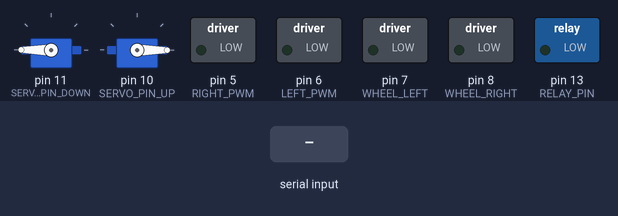
Bench run of a sketch on a simulated Arduino Uno, built with avr-gcc and run on an emulated ATmega328P. Parts: 2 × servo, switched loads named in the sketch (green lamp = pin HIGH). The test bench sets the inputs (shaded band). What the sketch prints to the serial monitor is not drawn.

Above: at 1.2 s.
1.3 s: "c" received over the second serial link
At 2.0 s:
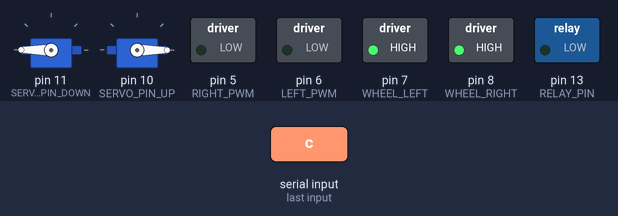
3.0 s: "d" received over the second serial link
At 3.1 s:
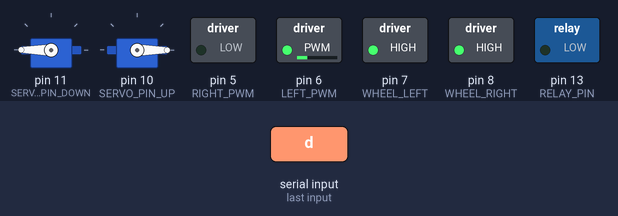
4.7 s: "o" received over the second serial link
At 5.3 s:
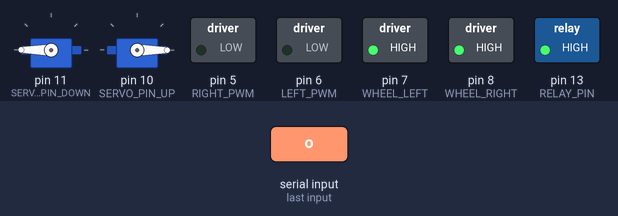
6.2 s: "g" received over the second serial link
At 6.9 s:
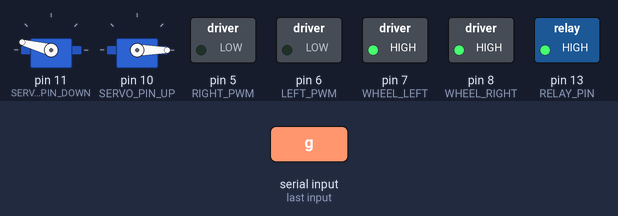
7.7 s: "f" received over the second serial link
At 7.8 s:
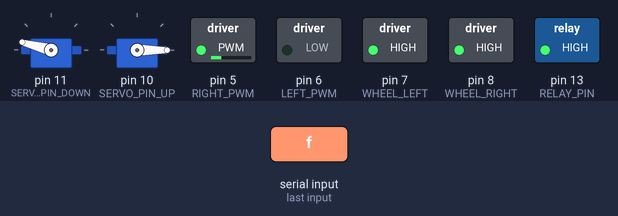
9.4 s: "e" received over the second serial link
At 10.5 s:
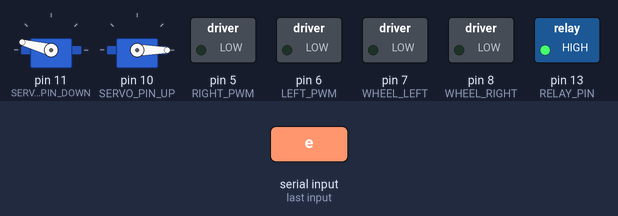
Timing chart, 0 to 12.1 s (numbered marks = the images above; inputs shaded):
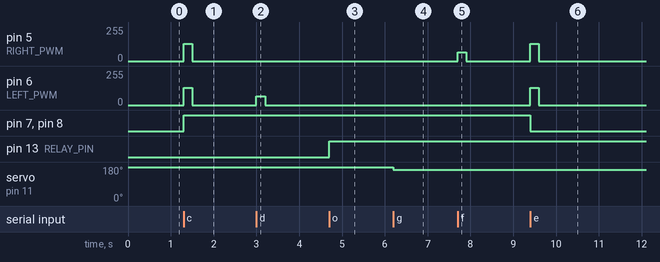

Measured:
- after the input at 1.3 s, pin 5 (RIGHT_PWM), pin 6 (LEFT_PWM): 0/255 → 128/255 at once, → 0/255 0.20 s later; pin 7 (WHEEL_LEFT), pin 8 (WHEEL_RIGHT): LOW → HIGH at once
- after the input at 3.0 s, pin 6 (LEFT_PWM): 0/255 → 64/255 at once, → 0/255 0.20 s later
- after the input at 4.7 s, pin 13 (RELAY_PIN): LOW → HIGH at once
- after the input at 6.2 s, servo on pin 11 (SERVO_PIN_DOWN): 180° → 165° at once
- after the input at 7.7 s, pin 5 (RIGHT_PWM): 0/255 → 64/255 at once, → 0/255 0.20 s later
- after the input at 9.4 s, pin 5 (RIGHT_PWM), pin 6 (LEFT_PWM): 0/255 → 128/255 at once, → 0/255 0.20 s later; pin 7 (WHEEL_LEFT), pin 8 (WHEEL_RIGHT): HIGH → LOW at once

The sketch:

ME_climber.ino
```cpp
/*
 * 2017/11/22
 *
 * 設定參數檔之後
 * 啟動程式並搭配序列服監控視窗測試
 *
 */
#include <SoftwareSerial.h>
#ifndef CONFIG
  #include "config.h"
#endif

// 藍牙設定
SoftwareSerial BT (BULETOOTH_RT, BULETOOTH_TX);  //RT TX

void setup() {
  // 傳輸設定
  Serial.begin (9600);

  // 腳位設定
  pinMode (WHEEL_LEFT, OUTPUT);
  pinMode (WHEEL_RIGHT, OUTPUT);
  pinMode(RELAY_PIN, OUTPUT);
  Serial.println(WHEEL_RIGHT);

  // 伺服馬達
  Boom.attach(SERVO_PIN_DOWN);
  Boom.write(servo_pos_down);
  Arm.attach(SERVO_PIN_UP);
  Arm.write(servo_pos_up);

  //藍牙設定
  BT.begin(9600);
}

void loop() {
  Serial.println ("waiting command ... ");
  Serial.println ("keyin b for blueteeth mode");
  Serial.println ("keyin t for test mode");
  while (1) {
//    char init = Serial.read();
//  預設直接進入藍牙模式
    char init = 'b';
    // 藍芽模式
    if (init == 'b') {
      mode = 1;
      break;
    }
    // 測試模式
    else if (init == 't') {
      mode = 0;
      break;
    }
    else continue;
  }

  // 藍芽模式
  if (mode == 1) {
    Serial.println ("藍芽模式");
    while (1) {
      if (BT.available()) {
        Serial.print("get cmd: ");
        char var = BT.read();
        // 停機指令
        if (var == 'p') {
          mode = -1;
          break;
        }
        switch (var) {
          // 前進
          case 'c':
            go_straight(1);
            break;
          // 後退
          case 'e':
            go_straight(0);
            break;
          // 右轉
          case 'd':
            turn(1);
            break;
          // 左轉
          case 'f':
            turn(0);
            break;
          // 打開 or 關閉 繼電器
          case 'o':
            switchRelay();
            break;
          // 起降伺服馬達
          case 'g':
            // 起大手
            ctrlBoom (-15);
            break;
          case 'i':
            ctrlBoom (15);
            break;
          case 'h':
            // 起小手
            ctrlArm (5);
            break;
          case 'j':
            ctrlArm (-5);
            break;
          default:
            Serial.print ("不支援的指令：" );
            Serial.println (var);
        }
      }
    }
  }
  // 測試模式
  else if (mode == 0){
    Serial.println ("測試模式: ");
    Serial.println ("前進");
    go_straight(1);
    Serial.println ("後退");
    go_straight(0);
    Serial.println ("左轉");
    turn(1);
    Serial.println ("右轉");
    turn(0);
    mode = -1;
    switchRelay ();
    for (int i = 0; i < 8; i++) {
      ctrlBoom (-20);
      delay(500);
    }
    for (int i = 0; i < 8; i++) {
      ctrlArm (5);
      delay(500);
    }
    for (int i = 0; i < 8; i++) {
      ctrlBoom (20);
      delay(500);
    }
    for (int i = 0; i < 8; i++) {
      ctrlArm (-5);
      delay(500);
    }
    Serial.println ("結束模式");
    Serial.println ("-------------------");
    Serial.println ();
  }
  else ;
}

/*
 * 行走function，之後檔案切割出去
 */
void go_straight (int is_ahead) {
  Serial.print ("Motor go ... power: " );
  Serial.println (GO_POWER);
  Serial.println (RIGHT_PWM);

  analogWrite (LEFT_PWM, GO_POWER);
  analogWrite (RIGHT_PWM, GO_POWER);
  if (is_ahead) {
    digitalWrite (WHEEL_LEFT, HIGH);
    digitalWrite (WHEEL_RIGHT, HIGH);
  }
  else {
    digitalWrite (WHEEL_LEFT, LOW);
    digitalWrite (WHEEL_RIGHT, LOW);
  }
  delay (DELAY);
  analogWrite (LEFT_PWM, 0);
  analogWrite (RIGHT_PWM, 0);
}

void turn (int is_right) {
  Serial.print ("Motor turn :");
  if (is_right) {
    Serial.println (is_right);
    analogWrite (LEFT_PWM, TURN_HIGH);
    analogWrite (RIGHT_PWM, TURN_LOW);
  }
  else {
    Serial.println (is_right);
    analogWrite (LEFT_PWM, TURN_LOW);
    analogWrite (RIGHT_PWM, TURN_HIGH);
  }
  digitalWrite (WHEEL_LEFT, HIGH);
  digitalWrite (WHEEL_RIGHT, HIGH);
  delay (DELAY);
  analogWrite (LEFT_PWM, 0);
  analogWrite (RIGHT_PWM, 0);
}

// 繼電器開關
void switchRelay () {
  if (relayState == 0) {
    relayState = 1;
    digitalWrite(RELAY_PIN, HIGH);
  }
  else {
    relayState = 0;
    digitalWrite(RELAY_PIN, LOW);
  }

  Serial.print("繼電器：");
  Serial.println(relayState);
}

// 伺服馬達角度加減
void ctrlBoom (int ctrl) {
  if (servo_pos_down + ctrl <= 180) {
    servo_pos_down += ctrl;
    Boom.write(servo_pos_down);
    Serial.print("伺服馬達 大臂：");
    Serial.println(servo_pos_down);
  }
  else {
    Serial.println("到達底線，不能夠再寫入馬達");
  }
}
void ctrlArm (int ctrl) {
  if (servo_pos_up + ctrl >= 0 && servo_pos_up + ctrl <= 70) {
    servo_pos_up += ctrl;
    Arm.write(servo_pos_up);
    Serial.print("伺服馬達 小臂：");
    Serial.println(servo_pos_up);
  }
  else {
    Serial.println("超過限制，不能夠再寫入馬達");
  }
}
```

config.h
```cpp
// 腳位配置
#define LEFT_PWM 6
#define WHEEL_LEFT 7
#define WHEEL_RIGHT 8
#define RIGHT_PWM 5
#define BULETOOTH_RT 0
#define BULETOOTH_TX 1

// 行走參數
#define GO_POWER 128
#define DELAY 200
// 旋轉時兩輪的速差
#define TURN_HIGH 64
#define TURN_LOW 0

// 繼電器 : 直流馬達參數
#define RELAY_PIN 13
int relayState = 0;

// 伺服馬達
#include <Servo.h>
Servo Arm;
Servo Boom;
#define SERVO_PIN_UP 10   // 小臂
#define SERVO_PIN_DOWN 11 // 大臂
int servo_pos_up = 0;
int servo_pos_down = 180;
int servoState = 0;

// 系統參數
int mode  = -1;
```
